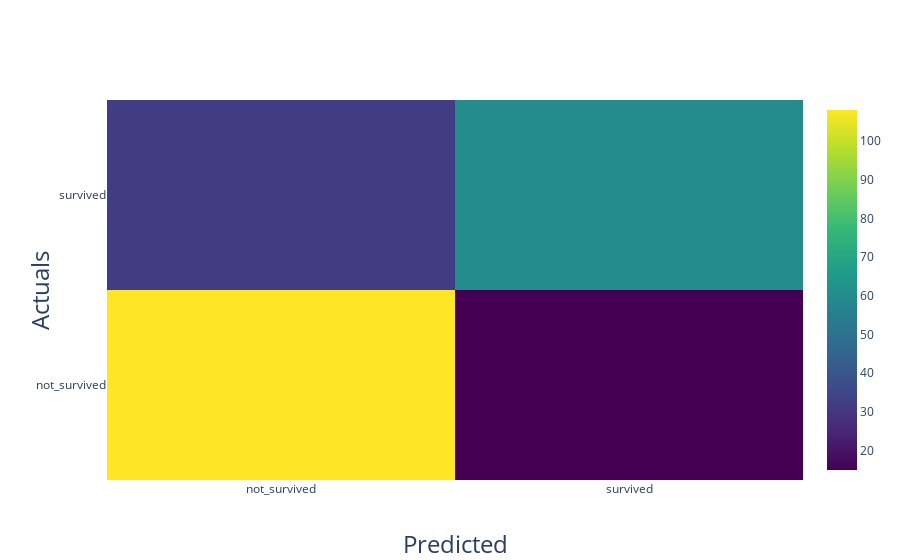

Notebook code cell kept with this figure:
### Markdown cell above
## confusion matrix

### Code cell
cv.generate_confusion_matrix(X_test, y_test, colorscale='Viridis')

### Figure 1 — Plotly figure (JSON) as saved in the notebook; plotly's stock layout.template omitted (floating-point values rounded to 4 significant figures)
{"data": [{"colorscale": [[0, "#440154"], [0.1111, "#482878"], [0.2222, "#3e4989"], [0.3333, "#31688e"], [0.4444, "#26828e"], [0.5556, "#1f9e89"], [0.6667, "#35b779"], [0.7778, "#6ece58"], [0.8889, "#b5de2b"], [1, "#fde725"]], "hoverinfo": "text", "text": [["Predicted: not_survived<br />Actual: not_survived<br />Count: 108", "Predicted: survived<br />Actual: not_survived<br />Count: 15"], ["Predicted: not_survived<br />Actual: survived<br />Count: 32", "Predicted: survived<br />Actual: survived<br />Count: 60"]], "type": "heatmap", "x": ["not_survived", "survived"], "y": ["not_survived", "survived"], "z": [[108, 15], [32, 60]]}], "layout": {"xaxis": {"title": {"font": {"size": 24}, "text": "Predicted"}}, "yaxis": {"title": {"font": {"size": 24}, "text": "Actuals"}}}}
